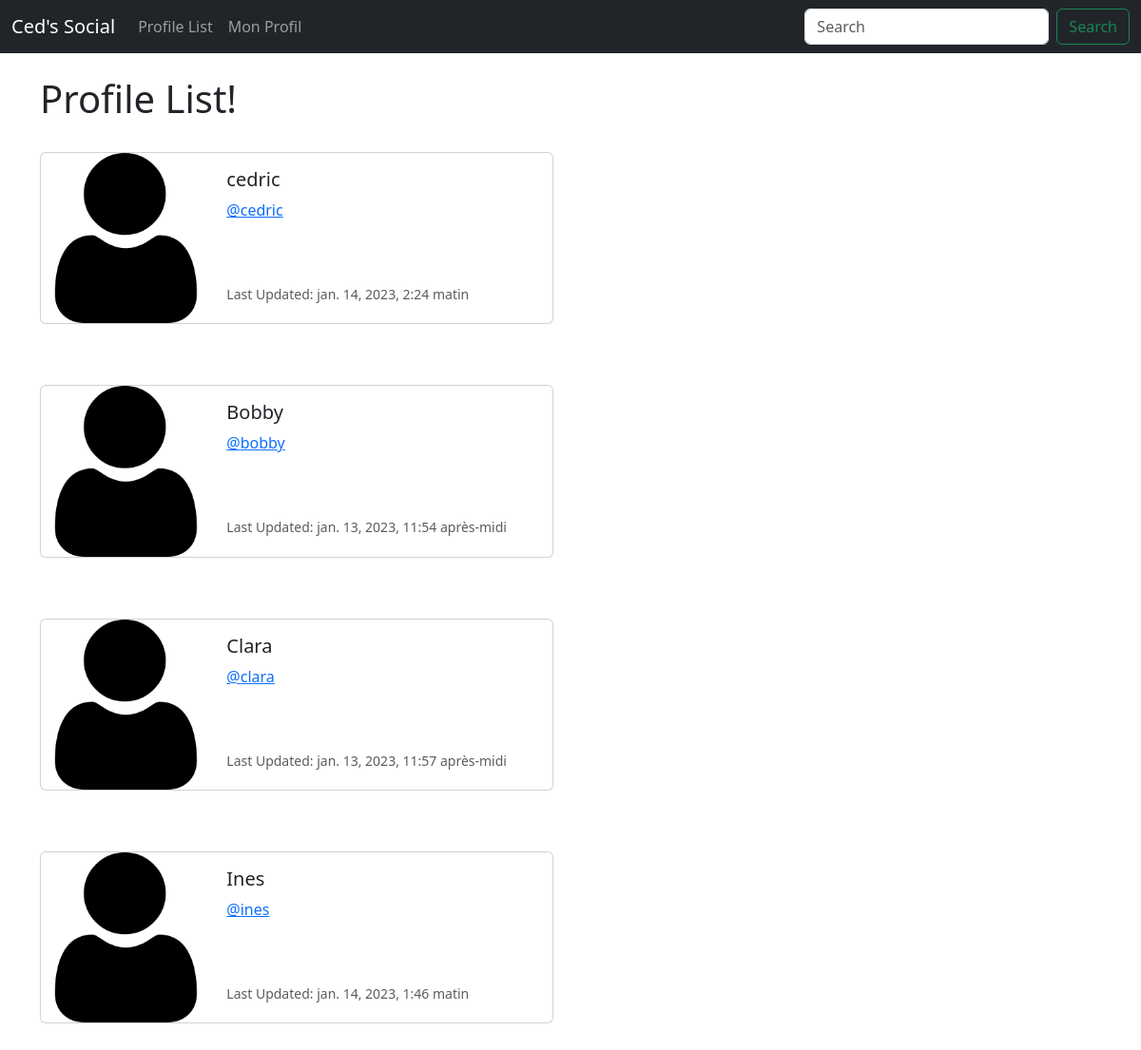
/profile_list/ (signed in), run on the app's committed database.
### musker/models.py (models this page shows, shortened)
class Profile(models.Model):
    user = models.OneToOneField(User, on_delete=models.CASCADE)
    follows = models.ManyToManyField("self",
        related_name="followed_by",
        symmetrical=False,
        blank=True)
    date_modified = models.DateTimeField(User, auto_now=True)

### musker/views.py (the view)
# urls.py: path('profile_list/', views.profile_list, name='profile_list'),
def profile_list(request):
    if request.user.is_authenticated:
        profiles = Profile.objects.exclude(user=request.user)
        return render(request, 'profile_list.html', {"profiles":profiles})
    else:
        messages.success(request, ("Vous devez être connecté pour voir cette page ..."))
        return redirect('home')

### main/templates/profile_list.html
{% extends 'base.html' %}
{% load static %}
{% block content %}
    <h1>Profile List!</h1>
<br/>
{% if profiles %}
    {% for profile in profiles %}
        <div class="card mb-3" style="max-width: 540px;">
  <div class="row g-0">
    <div class="col-md-4">
      <img src="{% static '/images/profile_pic.png' %}" class="img-fluid rounded-start" alt="...">
    </div>
    <div class="col-md-8">
      <div class="card-body">
        <h5 class="card-title">{{ profile.user.username }}
        </h5>
        <p class="card-text"><a href="{% url 'profile' profile.user.id %}">@{{ profile.user.username |lower }}</a></p>
        <br/><br/>
        <p class="card-text"><small class="text-muted">Last Updated: {{ profile.date_modified }}</small></p>
      </div>
    </div>
  </div>
</div>
<br/><br/>
{% endfor %}
{% endif %}
{% endblock %}

### data on the page
Profile: user.username "cedric", date_modified "jan. 14, 2023, 2:24 matin"
Profile: user.username "Bobby", user.username "bobby", date_modified "jan. 13, 2023, 11:54 après-midi"
Profile: user.username "Clara", user.username "clara", date_modified "jan. 13, 2023, 11:57 après-midi"
Profile: user.username "Ines", user.username "ines", date_modified "jan. 14, 2023, 1:46 matin"
